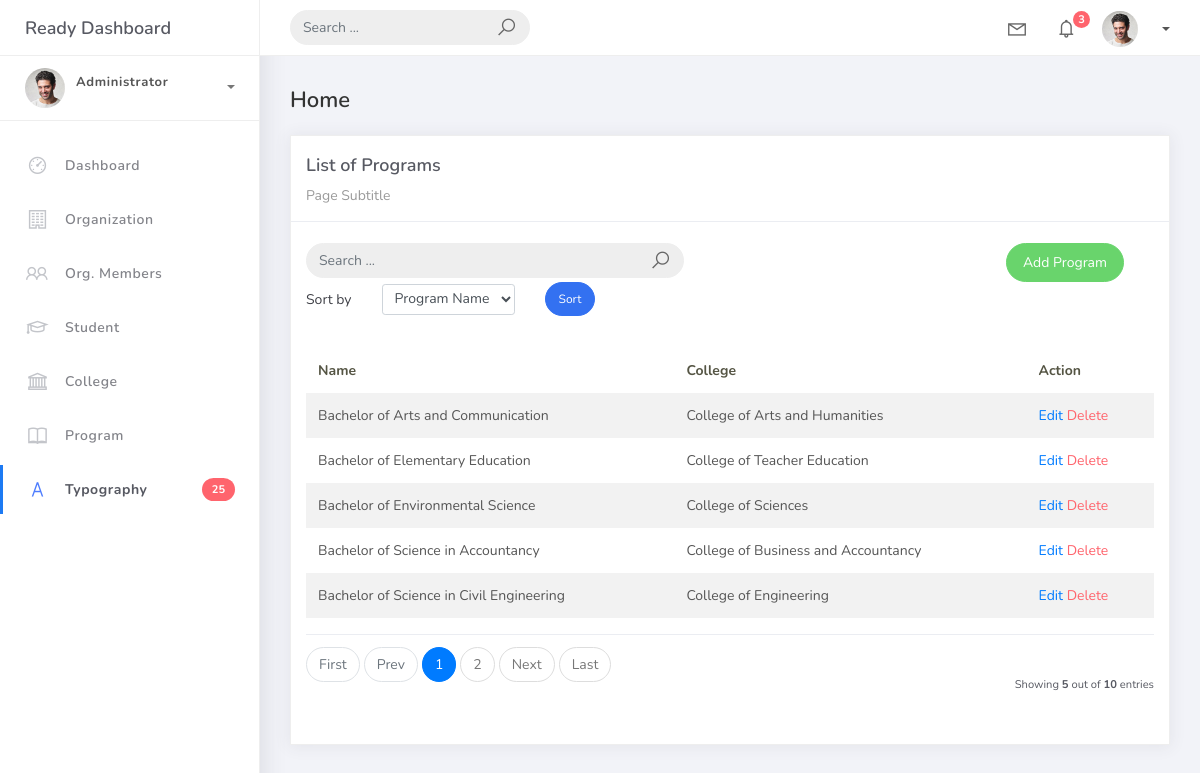
The page /program_list on the database its author committed.
### studentorg/models.py (models this page shows, shortened)
class BaseModel(models.Model):
    created_at = models.DateTimeField(auto_now_add=True, db_index=True)
    updated_at = models.DateTimeField(auto_now=True)
    class Meta:
        abstract = True

class Program(BaseModel):
    prog_name = models.CharField(max_length=150)
    college = models.ForeignKey(College, on_delete=models.CASCADE)

class College(BaseModel):
    college_name = models.CharField(max_length=150)
    def __str__(self):
        return self.college_name

### studentorg/views.py (the view)
# urls.py: path('program_list', ProgramList.as_view(), name="program-list"),
class ProgramList(ListView) :
    model = Program
    context_object_name = 'program'
    template_name = 'program_list.html'
    paginate_by = 5
    def get_queryset(self) :
        qs = super().get_queryset()
        query = self.request.GET.get('q')
        if query:
            qs = qs.filter(
                Q(prog_name__icontains=query) |
                Q(college__college_name__icontains=query)
            )
        return qs
    def get_ordering(self):
        allowed = ["prog_name", "college__college_name"]
        sort_by = self.request.GET.get("sort_by")
        if sort_by in allowed:
            return sort_by
        return "prog_name"

### templates/program_list.html (shortened to what this page needs)
{% extends 'base.html' %} {% load static %} {% block content %}
<div class="content">
    <div class="container-fluid">
        <h4 class="page-title">Home</h4>
        <div class="row">
            <div class="col-md-12">
                <div class="card">
                    <div class="card-header">
                        <div class="card-title">List of Programs</div>
                        <div class="card-category">Page Subtitle</div>
                    </div>
                    <br />
                    <div class="col-md-12 row">
                        <div class="col-md-6">
                            <form class="navbar-left navbar-form nav-search mr-md-3" action="{% url 'program-list' %}">
                                <div class="input-group">
                                    <input type="text" placeholder="Search ..." class="form-control" name="q" />
                                    <div class="input-group-append">
                                        <span class="input-group-text">
                                            <i class="la la-search search-icon"></i>
                                        </span>
                                    </div>
                                </div>
                            </form>
                        </div>
                        <div class="col-md-6">
                            <div class="pull-right">
                                <a href="{% url 'program-add' %}" class="btn btn-success btn-rounded">Add Program</a>
                            </div>
                        </div>
                    </div>
                    <div class="col-md-12">
                        <form method="get" class="row g-2 align-items-center">
                            <div class="col-auto">
                                <label for="smallSelect" class="col-form-label">Sort by</label>
                            </div>
                            <div class="col-auto">
                                <select class="form-control form-control-sm" id="smallSelect" name="sort_by">
                                     <option value="prog_name" {% if request.GET.sort_by == "prog_name" %}selected{% endif %}>Program Name</option>
                                </select>
                            </div>
                            <div class="col-auto">
                                <button type="submit" class="btn btn-primary btn-sm btn-rounded">Sort</button>
                            </div>
                        </form>
                    </div>
                    <div class="card-body">
                        <table class="table table-striped mt-3">
                            <thead>
                                <tr>
                                    <th scope="col">Name</th>
                                    <th scope="col">College</th>
                                    <th scope="col">Action</th>
                                </tr>
                            </thead>
                            <tbody>
                                {% for object in object_list %}
                                <tr>
                                    <td>{{ object.prog_name }}</td>
                                    <td>{{ object.college }}</td>
                                    <td>
                                        <a href="program_list/{{object.id}}">Edit</a>
                                        <a href="program_list/{{object.id}}/delete" class="text-danger">Delete</a>
                                    </td>
                                </tr>
                                {% empty %}
                                <tr>
                                    <td colspan="4" style="text-align: center">
                                        <p class="text-sm font-weight-bold mb-0">No Records Found</p>
                                    </td>
                                </tr>
                                {% endfor %}
                            </tbody>
                        </table>
                        {% include 'includes/pagination.html' %}
                    </div>
                </div>
            </div>
        </div>
    </div>
</div>
{% endblock %}

### rows shown on the page
Program: prog_name "Bachelor of Arts and Communication", college "College of Arts and Humanities"
Program: prog_name "Bachelor of Elementary Education", college "College of Teacher Education"
Program: prog_name "Bachelor of Environmental Science", college "College of Sciences"
Program: prog_name "Bachelor of Science in Accountancy", college "College of Business and Accountancy"
Program: prog_name "Bachelor of Science in Civil Engineering", college "College of Engineering"

### other values the page prints
{{ page_num }} "1"
{{ page_num }} "2"
{{ object_list.count }} "5"
{{ paginator.count }} "10"
